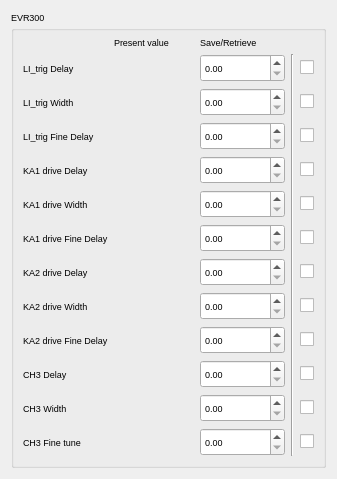
<?xml version="1.0" encoding="UTF-8"?>
<ui version="4.0">
 <class>evrSnapshot</class>
 <widget class="TaurusWidget" name="evrSnapshot">
  <property name="geometry">
   <rect>
    <x>0</x>
    <y>0</y>
    <width>335</width>
    <height>476</height>
   </rect>
  </property>
  <property name="font">
   <font>
    <pointsize>7</pointsize>
   </font>
  </property>
  <property name="windowTitle">
   <string>Form</string>
  </property>
  <layout class="QGridLayout" name="gridLayout_2">
   <item row="0" column="0">
    <widget class="TaurusGroupBox" name="evrGroup">
     <property name="title">
      <string>EVR300</string>
     </property>
     <layout class="QGridLayout" name="gridLayout">
      <item row="13" column="2">
       <spacer name="verticalSpacer">
        <property name="orientation">
         <enum>Qt::Vertical</enum>
        </property>
        <property name="sizeHint" stdset="0">
         <size>
          <width>20</width>
          <height>40</height>
         </size>
        </property>
       </spacer>
      </item>
      <item row="12" column="2">
       <widget class="TaurusLabel" name="Fine3Read">
        <property name="minimumSize">
         <size>
          <width>80</width>
          <height>20</height>
         </size>
        </property>
       </widget>
      </item>
      <item row="12" column="0">
       <widget class="QLabel" name="Fine3Label">
        <property name="text">
         <string>CH3 Fine tune</string>
        </property>
       </widget>
      </item>
      <item row="2" column="2">
       <widget class="TaurusLabel" name="Width0Read">
        <property name="minimumSize">
         <size>
          <width>80</width>
          <height>20</height>
         </size>
        </property>
       </widget>
      </item>
      <item row="10" column="2">
       <widget class="TaurusLabel" name="Delay3Read">
        <property name="minimumSize">
         <size>
          <width>80</width>
          <height>20</height>
         </size>
        </property>
       </widget>
      </item>
      <item row="11" column="6">
       <widget class="QCheckBox" name="Width3Check">
        <property name="text">
         <string/>
        </property>
       </widget>
      </item>
      <item row="12" column="3">
       <widget class="SaveRetrieveDoubleSpinBox" name="Fine3Write">
        <property name="minimumSize">
         <size>
          <width>85</width>
          <height>28</height>
         </size>
        </property>
        <property name="maximumSize">
         <size>
          <width>85</width>
          <height>28</height>
         </size>
        </property>
       </widget>
      </item>
      <item row="9" column="2">
       <widget class="TaurusLabel" name="Fine2Read">
        <property name="minimumSize">
         <size>
          <width>80</width>
          <height>20</height>
         </size>
        </property>
       </widget>
      </item>
      <item row="7" column="2">
       <widget class="TaurusLabel" name="Delay2Read">
        <property name="minimumSize">
         <size>
          <width>80</width>
          <height>20</height>
         </size>
        </property>
       </widget>
      </item>
      <item row="8" column="2">
       <widget class="TaurusLabel" name="Width2Read">
        <property name="minimumSize">
         <size>
          <width>80</width>
          <height>20</height>
         </size>
        </property>
       </widget>
      </item>
      <item row="1" column="2">
       <widget class="TaurusLabel" name="Delay0Read">
        <property name="minimumSize">
         <size>
          <width>80</width>
          <height>20</height>
         </size>
        </property>
       </widget>
      </item>
      <item row="6" column="2">
       <widget class="TaurusLabel" name="Fine1Read">
        <property name="minimumSize">
         <size>
          <width>80</width>
          <height>20</height>
         </size>
        </property>
       </widget>
      </item>
      <item row="3" column="2">
       <widget class="TaurusLabel" name="Fine0Read">
        <property name="minimumSize">
         <size>
          <width>80</width>
          <height>20</height>
         </size>
        </property>
       </widget>
      </item>
      <item row="4" column="2">
       <widget class="TaurusLabel" name="Delay1Read">
        <property name="minimumSize">
         <size>
          <width>80</width>
          <height>20</height>
         </size>
        </property>
       </widget>
      </item>
      <item row="5" column="2">
       <widget class="TaurusLabel" name="Width1Read">
        <property name="minimumSize">
         <size>
          <width>80</width>
          <height>20</height>
         </size>
        </property>
       </widget>
      </item>
      <item row="11" column="2">
       <widget class="TaurusLabel" name="Width3Read">
        <property name="minimumSize">
         <size>
          <width>80</width>
          <height>20</height>
         </size>
        </property>
       </widget>
      </item>
      <item row="0" column="2">
       <widget class="QLabel" name="PresentWriteTitle">
        <property name="text">
         <string>Present value</string>
        </property>
       </widget>
      </item>
      <item row="0" column="3">
       <widget class="QLabel" name="SaveRetrieveTitle">
        <property name="text">
         <string>Save/Retrieve</string>
        </property>
       </widget>
      </item>
      <item row="1" column="0">
       <widget class="QLabel" name="Delay0Label">
        <property name="text">
         <string>LI_trig Delay</string>
        </property>
       </widget>
      </item>
      <item row="1" column="3">
       <widget class="SaveRetrieveDoubleSpinBox" name="Delay0Write">
        <property name="minimumSize">
         <size>
          <width>85</width>
          <height>28</height>
         </size>
        </property>
        <property name="maximumSize">
         <size>
          <width>85</width>
          <height>28</height>
         </size>
        </property>
       </widget>
      </item>
      <item row="8" column="3">
       <widget class="SaveRetrieveDoubleSpinBox" name="Width2Write">
        <property name="minimumSize">
         <size>
          <width>85</width>
          <height>28</height>
         </size>
        </property>
        <property name="maximumSize">
         <size>
          <width>85</width>
          <height>28</height>
         </size>
        </property>
       </widget>
      </item>
      <item row="1" column="6">
       <widget class="QCheckBox" name="Delay0Check">
        <property name="text">
         <string/>
        </property>
       </widget>
      </item>
      <item row="2" column="0">
       <widget class="QLabel" name="Width0Label">
        <property name="text">
         <string>LI_trig Width</string>
        </property>
       </widget>
      </item>
      <item row="2" column="3">
       <widget class="SaveRetrieveDoubleSpinBox" name="Width0Write">
        <property name="minimumSize">
         <size>
          <width>85</width>
          <height>28</height>
         </size>
        </property>
        <property name="maximumSize">
         <size>
          <width>85</width>
          <height>28</height>
         </size>
        </property>
       </widget>
      </item>
      <item row="2" column="6">
       <widget class="QCheckBox" name="Width0Check">
        <property name="text">
         <string/>
        </property>
       </widget>
      </item>
      <item row="3" column="0">
       <widget class="QLabel" name="Fine0Label">
        <property name="text">
         <string>LI_trig Fine Delay</string>
        </property>
       </widget>
      </item>
      <item row="3" column="3">
       <widget class="SaveRetrieveDoubleSpinBox" name="Fine0Write">
        <property name="minimumSize">
         <size>
          <width>85</width>
          <height>28</height>
         </size>
        </property>
        <property name="maximumSize">
         <size>
          <width>85</width>
          <height>28</height>
         </size>
        </property>
       </widget>
      </item>
      <item row="3" column="6">
       <widget class="QCheckBox" name="Fine0Check">
        <property name="text">
         <string/>
        </property>
       </widget>
      </item>
      <item row="4" column="0">
       <widget class="QLabel" name="Delay1Label">
        <property name="text">
         <string>KA1 drive Delay</string>
        </property>
       </widget>
      </item>
      <item row="4" column="3">
       <widget class="SaveRetrieveDoubleSpinBox" name="Delay1Write">
        <property name="minimumSize">
         <size>
          <width>85</width>
          <height>28</height>
         </size>
        </property>
        <property name="maximumSize">
         <size>
          <width>85</width>
          <height>28</height>
         </size>
        </property>
       </widget>
      </item>
      <item row="4" column="6">
       <widget class="QCheckBox" name="Delay1Check">
        <property name="text">
         <string/>
        </property>
       </widget>
      </item>
      <item row="5" column="0">
       <widget class="QLabel" name="Width1Label">
        <property name="text">
         <string>KA1 drive Width</string>
        </property>
       </widget>
      </item>
      <item row="5" column="3">
       <widget class="SaveRetrieveDoubleSpinBox" name="Width1Write">
        <property name="minimumSize">
         <size>
          <width>85</width>
          <height>28</height>
         </size>
        </property>
        <property name="maximumSize">
         <size>
          <width>85</width>
          <height>28</height>
         </size>
        </property>
       </widget>
      </item>
      <item row="5" column="6">
       <widget class="QCheckBox" name="Width1Check">
        <property name="text">
         <string/>
        </property>
       </widget>
      </item>
      <item row="6" column="0">
       <widget class="QLabel" name="Fine1Label">
        <property name="text">
         <string>KA1 drive Fine Delay</string>
        </property>
       </widget>
      </item>
      <item row="6" column="3">
       <widget class="SaveRetrieveDoubleSpinBox" name="Fine1Write">
        <property name="minimumSize">
         <size>
          <width>85</width>
          <height>28</height>
         </size>
        </property>
        <property name="maximumSize">
         <size>
          <width>85</width>
          <height>28</height>
         </size>
        </property>
       </widget>
      </item>
      <item row="6" column="6">
       <widget class="QCheckBox" name="Fine1Check">
        <property name="text">
         <string/>
        </property>
       </widget>
      </item>
      <item row="7" column="0">
       <widget class="QLabel" name="Delay2Label">
        <property name="text">
         <string>KA2 drive Delay</string>
        </property>
       </widget>
      </item>
      <item row="7" column="3">
       <widget class="SaveRetrieveDoubleSpinBox" name="Delay2Write">
        <property name="minimumSize">
         <size>
          <width>85</width>
          <height>28</height>
         </size>
        </property>
        <property name="maximumSize">
         <size>
          <width>85</width>
          <height>28</height>
         </size>
        </property>
       </widget>
      </item>
      <item row="7" column="6">
       <widget class="QCheckBox" name="Delay2Check">
        <property name="text">
         <string/>
        </property>
       </widget>
      </item>
      <item row="8" column="0">
       <widget class="QLabel" name="Width2Label">
        <property name="text">
         <string>KA2 drive Width</string>
        </property>
       </widget>
      </item>
      <item row="8" column="6">
       <widget class="QCheckBox" name="Width2Check">
        <property name="text">
         <string/>
        </property>
       </widget>
      </item>
      <item row="9" column="0">
       <widget class="QLabel" name="Fine2Label">
        <property name="text">
         <string>KA2 drive Fine Delay</string>
        </property>
       </widget>
      </item>
      <item row="9" column="3">
       <widget class="SaveRetrieveDoubleSpinBox" name="Fine2Write">
        <property name="minimumSize">
         <size>
          <width>85</width>
          <height>28</height>
         </size>
        </property>
        <property name="maximumSize">
         <size>
          <width>85</width>
          <height>28</height>
         </size>
        </property>
       </widget>
      </item>
      <item row="9" column="6">
       <widget class="QCheckBox" name="Fine2Check">
        <property name="text">
         <string/>
        </property>
       </widget>
      </item>
      <item row="10" column="0">
       <widget class="QLabel" name="Delay3Label">
        <property name="text">
         <string>CH3 Delay</string>
        </property>
       </widget>
      </item>
      <item row="10" column="3">
       <widget class="SaveRetrieveDoubleSpinBox" name="Delay3Write">
        <property name="minimumSize">
         <size>
          <width>85</width>
          <height>28</height>
         </size>
        </property>
        <property name="maximumSize">
         <size>
          <width>85</width>
          <height>28</height>
         </size>
        </property>
       </widget>
      </item>
      <item row="10" column="6">
       <widget class="QCheckBox" name="Delay3Check">
        <property name="text">
         <string/>
        </property>
       </widget>
      </item>
      <item row="11" column="0">
       <widget class="QLabel" name="Width3Label">
        <property name="text">
         <string>CH3 Width</string>
        </property>
       </widget>
      </item>
      <item row="11" column="3">
       <widget class="SaveRetrieveDoubleSpinBox" name="Width3Write">
        <property name="minimumSize">
         <size>
          <width>85</width>
          <height>28</height>
         </size>
        </property>
        <property name="maximumSize">
         <size>
          <width>85</width>
          <height>28</height>
         </size>
        </property>
       </widget>
      </item>
      <item row="12" column="6">
       <widget class="QCheckBox" name="Fine3Check">
        <property name="text">
         <string/>
        </property>
       </widget>
      </item>
      <item row="1" column="5" rowspan="12">
       <widget class="Line" name="line">
        <property name="orientation">
         <enum>Qt::Vertical</enum>
        </property>
       </widget>
      </item>
     </layout>
    </widget>
   </item>
  </layout>
 </widget>
 <customwidgets>
  <customwidget>
   <class>SaveRetrieveDoubleSpinBox</class>
   <extends>QDoubleSpinBox</extends>
   <header>ctli</header>
  </customwidget>
  <customwidget>
   <class>TaurusWidget</class>
   <extends>QWidget</extends>
   <header>taurus.qt.qtgui.container</header>
   <container>1</container>
  </customwidget>
  <customwidget>
   <class>TaurusGroupBox</class>
   <extends>QGroupBox</extends>
   <header>taurus.qt.qtgui.container</header>
   <container>1</container>
  </customwidget>
  <customwidget>
   <class>TaurusLabel</class>
   <extends>QLabel</extends>
   <header>taurus.qt.qtgui.display</header>
  </customwidget>
 </customwidgets>
 <resources/>
 <connections/>
</ui>
